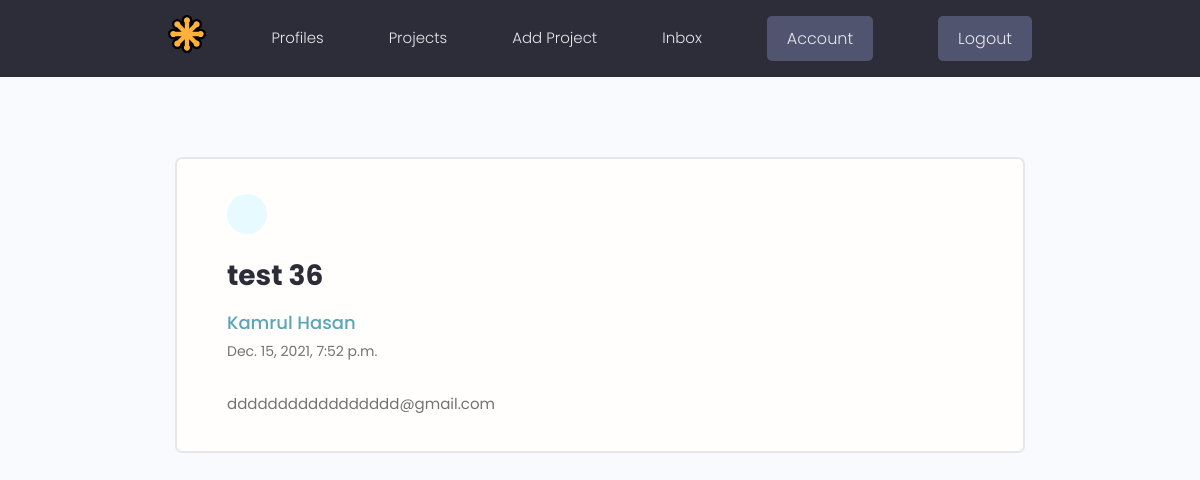
The app's page /message/579270ce-ff27-4d68-a746-b05bc521808c/ (signed in) with its own data.
### users/models.py (models this page shows, shortened)
class Message(models.Model):
    sender = models.ForeignKey(Profiles, on_delete=models.SET_NULL, null=True, blank=True)
    recipient = models.ForeignKey(Profiles, on_delete=models.SET_NULL, null=True, blank=True, related_name="messages")
    name = models.CharField(max_length=200, null=True, blank=True)
    email = models.EmailField(max_length=200, null=True, blank=True)
    subject = models.CharField(max_length=200, null=True, blank=True)
    body = models.TextField()
    is_read = models.BooleanField(default=False, null=True)
    created = models.DateTimeField(auto_now_add=True)
    id = models.UUIDField(default=uuid.uuid4, unique=True, primary_key=True, editable=False)
    class Meta:
        ordering = ['is_read', '-created']

### users/views.py (the view)
# urls.py: path('message/<str:pk>/', views.viewMessage, name='message'),
@login_required
def viewMessage(request, pk):
    profile = request.user.profiles
    message = profile.messages.get(id=pk)
    if message.is_read == False:
        message.is_read = True
        message.save()
    context = {'message':message}
    return render(request, 'users/message.html', context)

### users/templates/users/message.html (shortened to what this page needs)
{% extends 'main.html' %}
{% block content %}
<main class="messagePage my-xl">
  <div class="content-box">
    <div class="message">
      <a class="backButton" href="{% url 'inbox' %}"></a>
      <h2 class="message__subject">{{message.subject}}</h4>
        {% if message.sender %}
        <a href="{% url 'user_profiles' message.sender.id  %}" class="message__author">{{message.name}}</a>
        {% else %}
        <p class="message__author">{{message.name}}</p>
        {% endif %}
        <p class="message__date">{{message.created}}</p>
        <div class="message__body">{{message.body|linebreaksbr}}</div>
    </div>
  </div>
</main>
{% endblock content %}

### static/styles/app.css (style rules this page uses)
:root { --color-sub: #2d2d39; }
.content-box { width: 95%; max-width: 85rem; margin: 0 auto; }
.message { padding: 2.5rem 0; }
.message > a { display: flex; gap: 1rem; }
.message__author, .message__date { flex-basis: 25%; }
.message__subject { flex-basis: 50%; }
.message__date { text-align: right; }
.messagePage .message { list-style: none; background: var(--color-white); padding: 3.5rem 5rem; border: 2px solid var(--color-light); border-radius: 0.7rem; }
.messagePage .message__subject { font-size: 2.8rem; color: var(--color-sub); margin-bottom: 1rem; margin-top: 2rem; }
.messagePage .message__author { font-size: 1.8rem; font-weight: 500; }
.messagePage .message__date { font-size: 1.4rem; font-weight: 400; text-align: left; margin-bottom: 3rem; }
.backButton { background: var(--color-main-light); color: var(--color-main); width: 4rem; height: 4rem; display: flex; align-items: center; justify-content: center; border-radius: 50%; }

### static/uikit/styles/modules/_variables.css (style rules this page uses)
:root { --color-main: #5aa5b9; --color-main-light: #e6faff; --color-sub: #3f4156; --color-sub-light: #51546e; --color-sub-lighter: #ededfd; --color-text: #737373; --color-gray: #8b8b8b; --color-light: #e5e7eb; --color-light-gray: #767676; --color-bg: #f8fafd; --color-white: #fffefd; --color-white-light: #f3f3f3; --color-success: #359e64; --color-success-bg: #def8e8; --color-error: #fc4b0b; --color-error-bg: #fff2ee; --font-base: 'Poppins', arial, helvetica, 'Segoe UI', roboto, ubuntu, sans-serif; --font-monospace: 'Fira Code', 'Courier New', courier, monospace; --font-regular: 300; --font-medium: 500; --font-bold: 700; --generic-shadow: 1px 1px 5px #00000010; --generic-transition: all 0.3s ease-in-out; }

### static/uikit/styles/modules/_base.css (style rules this page uses)
* { margin: 0; padding: 0; box-sizing: border-box; text-rendering: optimizeLegibility; color: inherit; font-size: inherit; }
html { font-size: 50%; }
@media only screen and (min-width: 480px) { html { font-size: 56.25%; } }
@media only screen and (min-width: 1200px) { html { font-size: 62.5%; } }
body { line-height: 1.6; font-weight: 400; font-size: 1.5rem; color: var(--color-text); background-color: var(--color-bg); min-height: 100vh; }

### static/uikit/styles/modules/_typography.css (style rules this page uses)
* { font-family: var(--font-base); }
h2 { font-size: 3.6rem; font-weight: var(--font-bold); }
p, span, strong { font-size: 1.6rem; color: var(--color-text); font-weight: var(--font-regular); }
a { padding-bottom: 2px; text-decoration: none; display: inline-block; color: var(--color-main); font-weight: var(--font-medium); }

### static/uikit/styles/modules/_utilities.css (style rules this page uses)
.my-xl { margin: 8rem auto; }

### records on screen
Message: subject "test 36", name "Kamrul Hasan", created "Dec. 15, 2021, 7:52 p.m.", body "ddddddddddddddddd@gmail.com"
